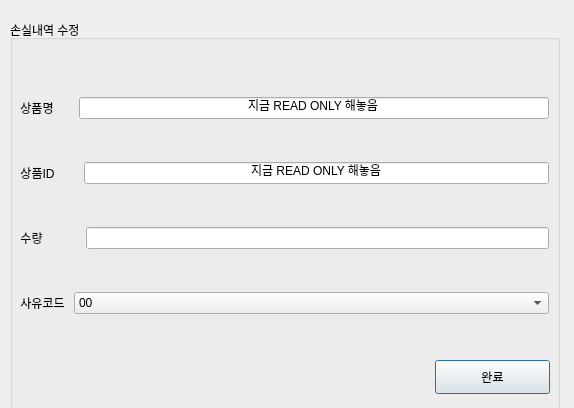
<?xml version="1.0" encoding="UTF-8"?>
<ui version="4.0">
 <class>Dialog</class>
 <widget class="QDialog" name="Dialog">
  <property name="geometry">
   <rect>
    <x>0</x>
    <y>0</y>
    <width>574</width>
    <height>408</height>
   </rect>
  </property>
  <property name="windowTitle">
   <string>Dialog</string>
  </property>
  <widget class="QGroupBox" name="groupBox_8">
   <property name="geometry">
    <rect>
     <x>10</x>
     <y>20</y>
     <width>550</width>
     <height>450</height>
    </rect>
   </property>
   <property name="palette">
    <palette>
     <active>
      <colorrole role="Text">
       <brush brushstyle="SolidPattern">
        <color alpha="255">
         <red>255</red>
         <green>0</green>
         <blue>0</blue>
        </color>
       </brush>
      </colorrole>
     </active>
     <inactive>
      <colorrole role="Text">
       <brush brushstyle="SolidPattern">
        <color alpha="255">
         <red>255</red>
         <green>0</green>
         <blue>0</blue>
        </color>
       </brush>
      </colorrole>
     </inactive>
     <disabled>
      <colorrole role="Text">
       <brush brushstyle="SolidPattern">
        <color alpha="255">
         <red>120</red>
         <green>120</green>
         <blue>120</blue>
        </color>
       </brush>
      </colorrole>
     </disabled>
    </palette>
   </property>
   <property name="title">
    <string>손실내역 수정</string>
   </property>
   <property name="flat">
    <bool>true</bool>
   </property>
   <widget class="QPushButton" name="pushButton_21">
    <property name="geometry">
     <rect>
      <x>425</x>
      <y>340</y>
      <width>115</width>
      <height>34</height>
     </rect>
    </property>
    <property name="text">
     <string>완료</string>
    </property>
   </widget>
   <widget class="QWidget" name="layoutWidget">
    <property name="geometry">
     <rect>
      <x>10</x>
      <y>40</y>
      <width>529</width>
      <height>291</height>
     </rect>
    </property>
    <layout class="QVBoxLayout" name="verticalLayout_13">
     <item>
      <layout class="QHBoxLayout" name="horizontalLayout_5">
       <property name="spacing">
        <number>25</number>
       </property>
       <property name="rightMargin">
        <number>0</number>
       </property>
       <item>
        <widget class="QLabel" name="label_16">
         <property name="enabled">
          <bool>true</bool>
         </property>
         <property name="text">
          <string>상품명</string>
         </property>
         <property name="scaledContents">
          <bool>false</bool>
         </property>
         <property name="alignment">
          <set>Qt::AlignCenter</set>
         </property>
        </widget>
       </item>
       <item>
        <widget class="QLineEdit" name="lineEdit_6">
         <property name="enabled">
          <bool>true</bool>
         </property>
         <property name="palette">
          <palette>
           <active>
            <colorrole role="Text">
             <brush brushstyle="SolidPattern">
              <color alpha="255">
               <red>0</red>
               <green>0</green>
               <blue>0</blue>
              </color>
             </brush>
            </colorrole>
           </active>
           <inactive>
            <colorrole role="Text">
             <brush brushstyle="SolidPattern">
              <color alpha="255">
               <red>0</red>
               <green>0</green>
               <blue>0</blue>
              </color>
             </brush>
            </colorrole>
           </inactive>
           <disabled>
            <colorrole role="Text">
             <brush brushstyle="SolidPattern">
              <color alpha="255">
               <red>120</red>
               <green>120</green>
               <blue>120</blue>
              </color>
             </brush>
            </colorrole>
           </disabled>
          </palette>
         </property>
         <property name="autoFillBackground">
          <bool>false</bool>
         </property>
         <property name="text">
          <string>지금 READ ONLY 해놓음</string>
         </property>
         <property name="alignment">
          <set>Qt::AlignCenter</set>
         </property>
         <property name="readOnly">
          <bool>true</bool>
         </property>
        </widget>
       </item>
      </layout>
     </item>
     <item>
      <layout class="QHBoxLayout" name="horizontalLayout_6">
       <property name="spacing">
        <number>29</number>
       </property>
       <item>
        <widget class="QLabel" name="label_17">
         <property name="enabled">
          <bool>true</bool>
         </property>
         <property name="sizePolicy">
          <sizepolicy hsizetype="Fixed" vsizetype="Preferred">
           <horstretch>0</horstretch>
           <verstretch>0</verstretch>
          </sizepolicy>
         </property>
         <property name="text">
          <string>상품ID</string>
         </property>
         <property name="alignment">
          <set>Qt::AlignCenter</set>
         </property>
        </widget>
       </item>
       <item>
        <widget class="QLineEdit" name="lineEdit_7">
         <property name="enabled">
          <bool>true</bool>
         </property>
         <property name="palette">
          <palette>
           <active>
            <colorrole role="Text">
             <brush brushstyle="SolidPattern">
              <color alpha="255">
               <red>0</red>
               <green>0</green>
               <blue>0</blue>
              </color>
             </brush>
            </colorrole>
           </active>
           <inactive>
            <colorrole role="Text">
             <brush brushstyle="SolidPattern">
              <color alpha="255">
               <red>0</red>
               <green>0</green>
               <blue>0</blue>
              </color>
             </brush>
            </colorrole>
           </inactive>
           <disabled>
            <colorrole role="Text">
             <brush brushstyle="SolidPattern">
              <color alpha="255">
               <red>120</red>
               <green>120</green>
               <blue>120</blue>
              </color>
             </brush>
            </colorrole>
           </disabled>
          </palette>
         </property>
         <property name="autoFillBackground">
          <bool>false</bool>
         </property>
         <property name="text">
          <string>지금 READ ONLY 해놓음</string>
         </property>
         <property name="alignment">
          <set>Qt::AlignCenter</set>
         </property>
         <property name="readOnly">
          <bool>true</bool>
         </property>
        </widget>
       </item>
      </layout>
     </item>
     <item>
      <layout class="QHBoxLayout" name="horizontalLayout_8">
       <property name="spacing">
        <number>43</number>
       </property>
       <item>
        <widget class="QLabel" name="label_19">
         <property name="enabled">
          <bool>true</bool>
         </property>
         <property name="text">
          <string>수량</string>
         </property>
         <property name="alignment">
          <set>Qt::AlignCenter</set>
         </property>
        </widget>
       </item>
       <item>
        <widget class="QLineEdit" name="lineEdit_9">
         <property name="enabled">
          <bool>true</bool>
         </property>
         <property name="autoFillBackground">
          <bool>false</bool>
         </property>
         <property name="text">
          <string/>
         </property>
         <property name="alignment">
          <set>Qt::AlignCenter</set>
         </property>
         <property name="readOnly">
          <bool>false</bool>
         </property>
        </widget>
       </item>
      </layout>
     </item>
     <item>
      <layout class="QHBoxLayout" name="horizontalLayout_9">
       <property name="spacing">
        <number>9</number>
       </property>
       <item>
        <widget class="QLabel" name="label_20">
         <property name="enabled">
          <bool>true</bool>
         </property>
         <property name="sizePolicy">
          <sizepolicy hsizetype="Fixed" vsizetype="Preferred">
           <horstretch>0</horstretch>
           <verstretch>0</verstretch>
          </sizepolicy>
         </property>
         <property name="text">
          <string>사유코드</string>
         </property>
         <property name="alignment">
          <set>Qt::AlignCenter</set>
         </property>
        </widget>
       </item>
       <item>
        <widget class="QComboBox" name="comboBox">
         <property name="palette">
          <palette>
           <active>
            <colorrole role="Text">
             <brush brushstyle="SolidPattern">
              <color alpha="255">
               <red>0</red>
               <green>0</green>
               <blue>0</blue>
              </color>
             </brush>
            </colorrole>
           </active>
           <inactive>
            <colorrole role="Text">
             <brush brushstyle="SolidPattern">
              <color alpha="255">
               <red>0</red>
               <green>0</green>
               <blue>0</blue>
              </color>
             </brush>
            </colorrole>
           </inactive>
           <disabled>
            <colorrole role="Text">
             <brush brushstyle="SolidPattern">
              <color alpha="255">
               <red>120</red>
               <green>120</green>
               <blue>120</blue>
              </color>
             </brush>
            </colorrole>
           </disabled>
          </palette>
         </property>
         <item>
          <property name="text">
           <string>00</string>
          </property>
         </item>
         <item>
          <property name="text">
           <string>01</string>
          </property>
         </item>
         <item>
          <property name="text">
           <string>10</string>
          </property>
         </item>
        </widget>
       </item>
      </layout>
     </item>
    </layout>
   </widget>
  </widget>
 </widget>
 <resources/>
 <connections/>
</ui>
